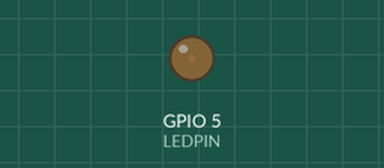
Simulated run of this sketch. Board: ESP32. On the bench: output pins drawn as LEDs (lit = HIGH).

Above: at 0.05 s.
At 0.95 s:
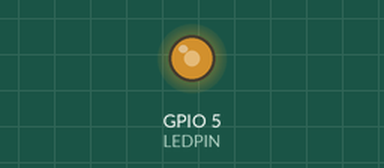
At 1.4 s:
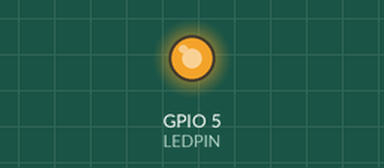
At 2.75 s:
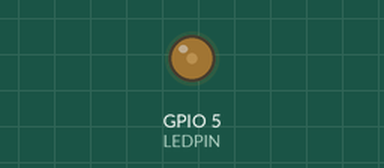
Timing chart, 0 to 7.0 s (numbered marks = the images above):
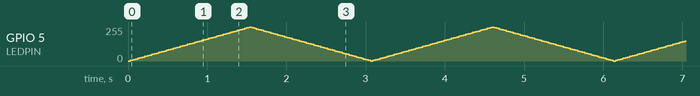

The sketch:

Task2_PWM_LED.ino
```cpp
#define LEDPIN 5
#define LEDCHANNEL 1
#define LEDFREQ 5000
#define LEDRESOLUTION 8

// PWM DutyCycle
int brightness = 0;
int fadeAmount = 5;  // how much to change the brightness each step

void setup() {
  ledcAttachChannel(LEDPIN, LEDFREQ, LEDRESOLUTION, LEDCHANNEL);
  ledcWriteChannel(LEDCHANNEL, brightness);
}

void loop() {
  ledcWriteChannel(LEDCHANNEL, brightness);

  brightness += fadeAmount;

  // reverse direction at the top and bottom of the range
  if (brightness <= 0 || brightness >= 255) {
    fadeAmount = -fadeAmount;
  }

  delay(30);  // wait a bit between each brightness step
}
```
